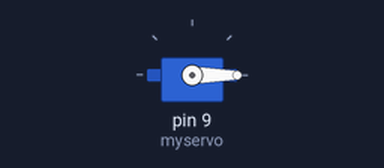
Recording of a sketch running on a simulated Arduino Uno, built with avr-gcc and run on an emulated ATmega328P. Parts: servo.

Above: at 0.05 s.
At 0.75 s:
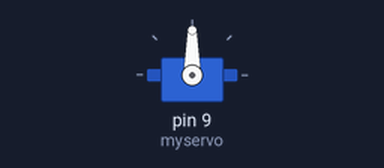
At 1.5 s:
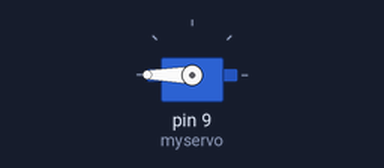
Timing chart, 0 to 3.5 s (numbered marks = the images above):
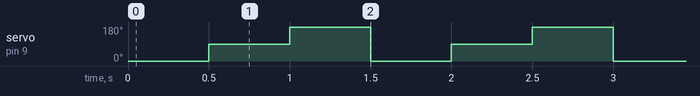

Measured:
- by itself, servo on pin 9 (myservo): repeats every 1.5 s: 180° 0.50 s, 0° 0.50 s, 90° 0.50 s

The sketch:

src.ino
```cpp
#include <Servo.h>
Servo myservo;
int pos =0;
void setup() {
  // put your setup code here, to run once:
  myservo.attach(9);

}

void loop() {
  // put your main code here, to run repeatedly:
  myservo.write(0);
  delay(500);
  myservo.write(90);
  delay(500);
  myservo.write(180);
  delay(500);
}
```
